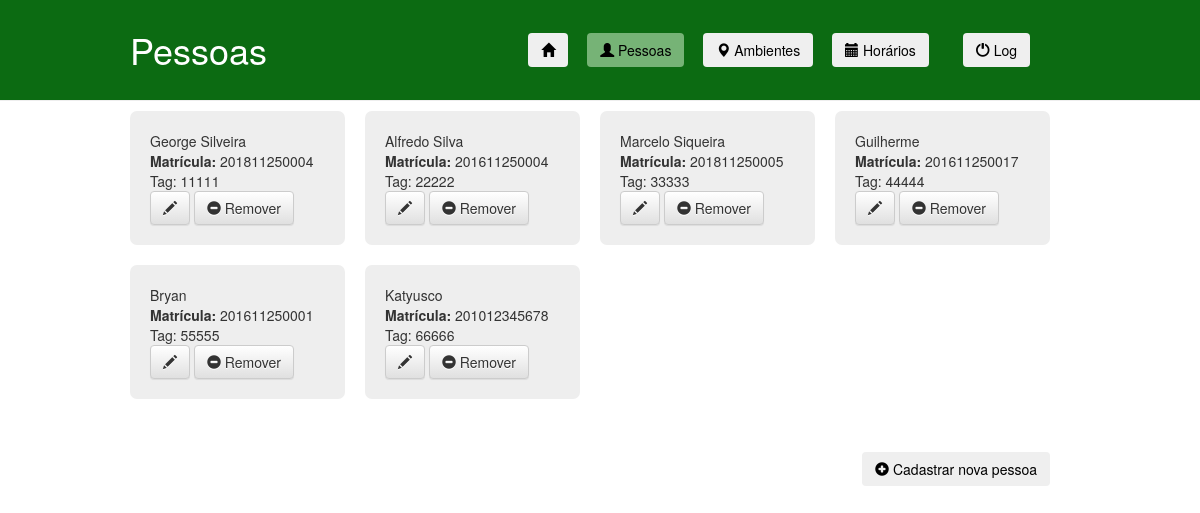
The page /people.html on the database as committed earlier.
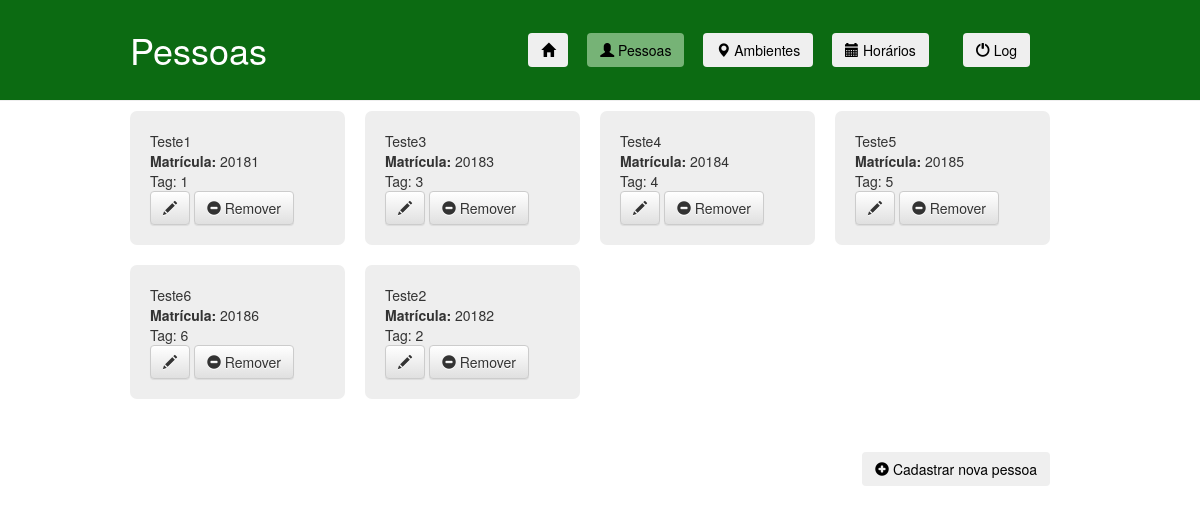
The same page on the database as committed later.
### ifaccapp/models.py (models this page shows, shortened)
class Person(models.Model):
    name = models.TextField(null=True, max_length=100, verbose_name="Nome")
    registration = models.BigIntegerField(primary_key=True, verbose_name="Matrícula")  # matrícula
    tag = models.IntegerField(null=True)

### ifaccapp/views.py (the view)
# urls.py: path('people.html', views.people, name='people'),
def people(request):
    people = Person.objects.all()
    return render(request, 'ifaccapp/people.html', {'people': people})

### ifaccapp/templates/ifaccapp/people.html (shortened to what this page needs)
<!DOCTYPE html>
{% load static %}
<html lang="pt-br">
    <head>
        <link rel="stylesheet" href="//maxcdn.bootstrapcdn.com/bootstrap/3.2.0/css/bootstrap.min.css">
        <link rel="stylesheet" href="//maxcdn.bootstrapcdn.com/bootstrap/3.2.0/css/bootstrap-theme.min.css">
        <link rel="stylesheet" href="{% static 'css/ifaccapp.css' %}">
    </head>
    <body>
        <div class="page-header">
            <div class="linha">
                <header>
                    <div class="coluna col4">
                        <h1 class="logo">Pessoas</h1>
                    </div>
                    <div class="coluna col8">
                        <nav>
                            <ul class="menu inline sem-marcador">
                                <li>
                                    <a href="{% url 'home' %}"><button type="button" class="btn"><span class="glyphicon glyphicon-home"></span></button></a>
                                </li>
                                <li>
                                    <a href="{% url 'people' %}"><button type="button" class="btn btn-selected"><span class="glyphicon glyphicon-user"></span> Pessoas</button></a>
                                </li>
                                <li>
                                    <a href="{% url 'ambients' %}"><button type="button" class="btn"><span class="glyphicon glyphicon-map-marker"></span> Ambientes</button></a>
                                </li>
                                <li>
                                    <a href="{% url 'schedules' %}"><button type="button" class="btn"><span class="glyphicon glyphicon-calendar"></span> Horários</button></a>
                                </li>
                                <li>
                                    <a href="user.html"><button type="button" class="btn"><span class="glyphicon glyphicon-off"></span> Log</button></a>
                                </li>
                            </ul>
                        </nav>
                    </div>
                </header>
            </div>
        </div>
        <div class="content-people">
            <div class="linha">
                <header>
                    <div class="coluna col12">
                        <div class="people-grid-container">
                            {% for person in people %}
                                <div>
                                    {{ person.name }} <br/>
                                    <b>Matrícula:</b> {{ person.registration }} <br/>
                                    Tag: {{ person.tag }} <br/>
                                    <a class="btn btn-default" href="{% url 'edit_person' pk=person.pk %}"><span class="glyphicon glyphicon-pencil"></span></a>
                                    <a class="btn btn-default" href="{% url 'remove_person' pk=person.pk %}"><span class="glyphicon glyphicon-minus-sign"></span> Remover</a>
                                </div>
                            {% endfor %}
                        </div>
                    </div>
                </header>
            </div>
            <div class="linha-bottom-menu">
                <header>
                    <ul class="menu bottom-inline sem-marcador">
                        <li>
                            <a href="register/register_person.html"><button type="button" class="btn"><span class="glyphicon glyphicon-plus-sign"></span> Cadastrar nova pessoa</button></a>
                        </li>
                    </ul>
                </header>
            </div>
        </div>
    </body>
</html>

Rows that differ between the two databases and show on the page:
removed Person: name "George Silveira", registration "201811250004", tag "11111"
removed Person: name "Alfredo Silva", registration "201611250004", tag "22222"
removed Person: name "Marcelo Siqueira", registration "201811250005", tag "33333"
removed Person: name "Guilherme", registration "201611250017", tag "44444"
removed Person: name "Bryan", registration "201611250001", tag "55555"
removed Person: name "Katyusco", registration "201012345678", tag "66666"
added Person: name "Teste1", registration "20181", tag "1"
added Person: name "Teste3", registration "20183", tag "3"
added Person: name "Teste4", registration "20184", tag "4"
added Person: name "Teste5", registration "20185", tag "5"
added Person: name "Teste6", registration "20186", tag "6"
added Person: name "Teste2", registration "20182", tag "2"
